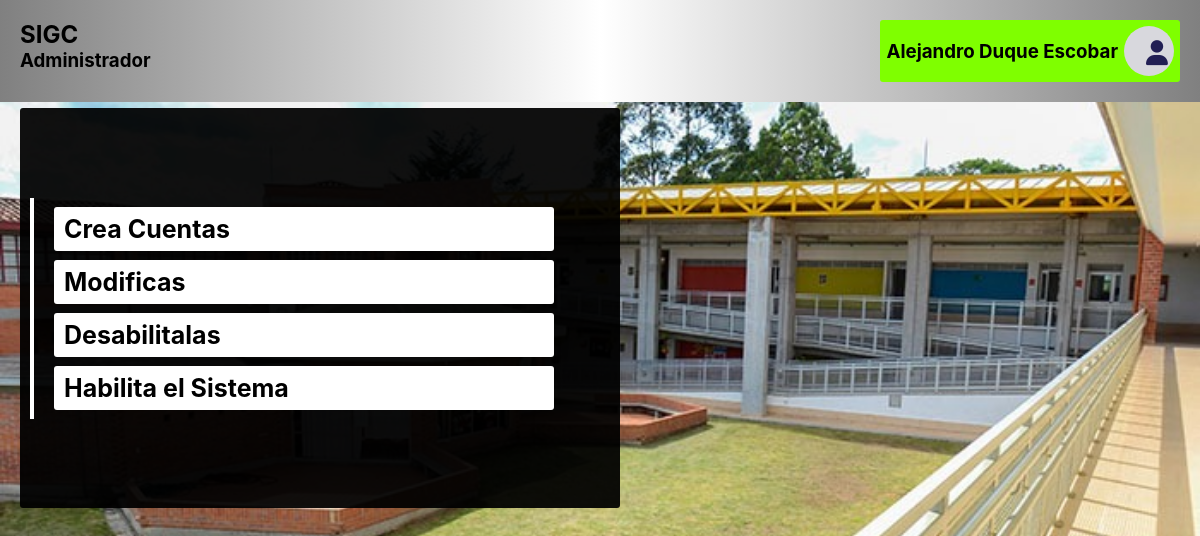
The app's page /Web_Page_IED.E.S.M/html/administrador-index.php with its own data.
### tables this page shows
CREATE TABLE `administrador` (
  `id_administrador` int(11) NOT NULL,
  `id_Usuario` int(8) DEFAULT NULL,
  `codigo` int(8) NOT NULL
);

CREATE TABLE `usuario` (
  `id_Usuario` int(8) NOT NULL,
  `nombre_perfil` varchar(30) NOT NULL,
  `id_rol` char(1) NOT NULL,
  `p_nombre` varchar(30) NOT NULL,
  `s_nombre` varchar(30) DEFAULT NULL,
  `p_apellido` varchar(30) NOT NULL,
  `s_apellido` varchar(30) DEFAULT NULL,
  `edad` int(2) NOT NULL,
  `contraseña` varchar(10) NOT NULL,
  `id_datos_adicionales` int(8) DEFAULT NULL
);

### Web_Page_IED.E.S.M/PHP/datos.php (the view, shortened to what this page needs)
<?php
function buscarNombreUsuario($usuario, $conx, $rol = 'docente'){
    $nombreUsuario =  "SELECT * FROM $rol d, usuario u
    WHERE d.id_usuario = u.id_usuario AND d.id_$rol = $usuario";
    $fullName = mysqli_query($conx, $nombreUsuario);
    while ($name = mysqli_fetch_array($fullName)) {
        echo "<a> ".$name['p_nombre'] .' '. $name['s_nombre'] .' '. $name['p_apellido'] .' '. $name['s_apellido']."</a>";
    }
}
?>

### Web_Page_IED.E.S.M/css/cabecera.css (style rules this page uses)
* { margin: 0; padding: 0; font-family: -apple-system, BlinkMacSystemFont, 'Segoe UI', Roboto, Oxygen, Ubuntu, Cantarell, 'Open Sans', 'Helvetica Neue', sans-serif; box-sizing: border-box; text-decoration: none; }
body { background: url('../IMG/fondo_colegio-2.jpg'); background-attachment: fixed; margin: 0px; background-repeat: no-repeat; background-size: 100%; height: 100vh; }
#menu h3 a { color: rgb(0, 0, 0); }

### Web_Page_IED.E.S.M/css/cuerpo-admi.css (style rules this page uses)
body { height: 100vh; margin: 0; padding: 0; box-sizing: border-box; }

### records on screen
administrador: id_Usuario.p_nombre "Alejandro", id_Usuario.p_apellido "Duque", id_Usuario.s_apellido "Escobar"
